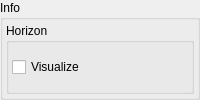
               <widget class="GroupBox" name="groupBox_16">
                <property name="title">
                 <string>Info</string>
                </property>
                <layout class="QGridLayout" name="gridLayout_21">
                 <property name="leftMargin">
                  <number>3</number>
                 </property>
                 <property name="topMargin">
                  <number>3</number>
                 </property>
                 <property name="rightMargin">
                  <number>3</number>
                 </property>
                 <property name="bottomMargin">
                  <number>3</number>
                 </property>
                 <property name="spacing">
                  <number>3</number>
                 </property>
                 <item row="0" column="0">
                  <widget class="GroupBox" name="groupBox_13">
                   <property name="title">
                    <string>Horizon</string>
                   </property>
                   <layout class="QGridLayout" name="gridLayout_18">
                    <property name="leftMargin">
                     <number>3</number>
                    </property>
                    <property name="topMargin">
                     <number>3</number>
                    </property>
                    <property name="rightMargin">
                     <number>3</number>
                    </property>
                    <property name="bottomMargin">
                     <number>3</number>
                    </property>
                    <property name="spacing">
                     <number>3</number>
                    </property>
                    <item row="0" column="0">
                     <widget class="QCheckBox" name="BaseVisualizeHorizonEnable">
                      <property name="sizePolicy">
                       <sizepolicy hsizetype="Fixed" vsizetype="Fixed">
                        <horstretch>0</horstretch>
                        <verstretch>0</verstretch>
                       </sizepolicy>
                      </property>
                      <property name="text">
                       <string>Visualize</string>
                      </property>
                     </widget>
                    </item>
                    <item row="0" column="1">
                     <widget class="ColorSelector" name="baseVisualizeHorizonColor">
                      <property name="color" stdset="0">
                       <color>
                        <red>255</red>
                        <green>255</green>
                        <blue>0</blue>
                       </color>
                      </property>
                     </widget>
                    </item>
                   </layout>
                  </widget>
                 </item>
                </layout>
               </widget>
